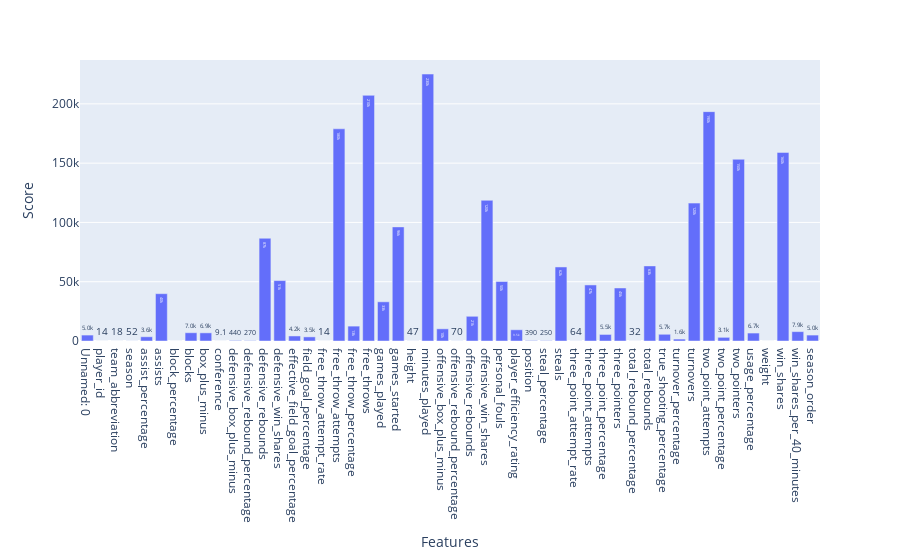

The notebook cell saved with this chart:
### Markdown cell above
## Feature Selection On All features

### Code cell
from sklearn.model_selection import train_test_split
from sklearn.linear_model import LinearRegression
from sklearn.metrics import mean_absolute_error,r2_score

y = playerDf['points']
X = playerDf.drop(['points','field_goals','field_goal_attempts','points_produced'],axis=1)

X_train,X_test,y_train,y_test = train_test_split(X,y,test_size=0.33)

#feature selection
X_train_fs,X_test_fs,fs = feature_Selection_points(X_train,y_train,X_test)

plot_feature_score(fs.feature_names_in_,fs.scores_)
    
#fit model
model = LinearRegression()
model.fit(X_train_fs,y_train)

#evalue a model
y_predict = model.predict(X_test_fs)

# evaluate accuracy of model
print('MAE: %.3f' % mean_absolute_error(y_test, y_predict))
print('R2_Score',r2_score(y_test,y_predict))

### Figure 1 — Plotly figure (JSON) as saved in the notebook; plotly's stock layout.template omitted (floating-point values rounded to 4 significant figures)
{"data": [{"alignmentgroup": "True", "hovertemplate": "Features=%{x}<br>Score=%{y}<extra></extra>", "legendgroup": "", "marker": {"color": "#636efa", "pattern": {"shape": ""}}, "name": "", "offsetgroup": "", "orientation": "v", "showlegend": false, "textposition": "auto", "texttemplate": "%{y:.2s}", "type": "bar", "x": ["Unnamed: 0", "player_id", "team_abbreviation", "season", "assist_percentage", "assists", "block_percentage", "blocks", "box_plus_minus", "conference", "defensive_box_plus_minus", "defensive_rebound_percentage", "defensive_rebounds", "defensive_win_shares", "effective_field_goal_percentage", "field_goal_percentage", "free_throw_attempt_rate", "free_throw_attempts", "free_throw_percentage", "free_throws", "games_played", "games_started", "height", "minutes_played", "offensive_box_plus_minus", "offensive_rebound_percentage", "offensive_rebounds", "offensive_win_shares", "personal_fouls", "player_efficiency_rating", "position", "steal_percentage", "steals", "three_point_attempt_rate", "three_point_attempts", "three_point_percentage", "three_pointers", "total_rebound_percentage", "total_rebounds", "true_shooting_percentage", "turnover_percentage", "turnovers", "two_point_attempts", "two_point_percentage", "two_pointers", "usage_percentage", "weight", "win_shares", "win_shares_per_40_minutes", "season_order"], "xaxis": "x", "y": [5003.0, 13.94, 18.25, 51.95, 3564.0, 39910.0, 1.839, 6978.0, 6878.0, 9.139, 441.5, 265.0, 86670.0, 50950.0, 4249.0, 3465.0, 14.16, 179000.0, 12550.0, 207200.0, 33060.0, 96240.0, 46.72, 225100.0, 10270.0, 70.26, 20840.0, 118700.0, 50180.0, 9470.0, 391.2, 253.5, 62440.0, 64.33, 47280.0, 5523.0, 44730.0, 32.1, 63340.0, 5669.0, 1622.0, 116300.0, 193400.0, 3091.0, 153300.0, 6700.0, 0.04519, 159100.0, 7910.0, 5003.0], "yaxis": "y"}], "layout": {"barmode": "relative", "legend": {"tracegroupgap": 0}, "margin": {"t": 60}, "xaxis": {"anchor": "y", "domain": [0, 1], "title": {"text": "Features"}}, "yaxis": {"anchor": "x", "domain": [0, 1], "title": {"text": "Score"}}}}
